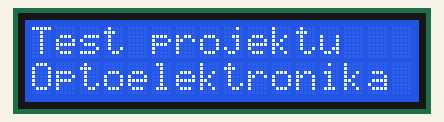
This sketch was run on a simulated Arduino Uno, built with avr-gcc and run on an emulated ATmega328P. Shown: 16×2 character LCD.

Above: at 0.1 s.
At 2.1 s:
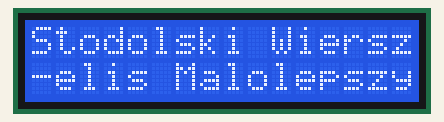

Measured:
- what the display in image 1 shows lasts 2.0 s, from 2.1 s to 4.1 s

The sketch:

wy_wietlacz_LCD.ino
```cpp
#include<LiquidCrystal.h>

/*
//PINY od LCD
int RS =A0;
int EN =A1;
int D4 =A2;
int D5 =A3;
int D6 =A4;
int D7 =5;
*/

//NOWE
#define RS A0
#define EN A2
#define D4 A3
#define D5 A4
#define D6 11
#define D7 3


/*
int RS=7;
int EN=8;
int D4=9;
int D5=10;
int D6=A1;
int D7=A0;
*/
LiquidCrystal lcd(RS,EN,D4,D5,D6,D7);

void setup() {
  // put your setup code here, to run once:
lcd.begin(16,2);
}

void loop() {
  // put your main code here, to run repeatedly:
lcd.setCursor(0,0);
lcd.print("Test projektu");
lcd.setCursor(0,1);
lcd.print("Optoelektronika 2");
delay(2000);
lcd.clear();
lcd.setCursor(0,0);
lcd.print("Stodolski Wiersz");
lcd.setCursor(0,1);
lcd.print("-elis Malolepszy");
delay(2000);
lcd.clear();
}
```
